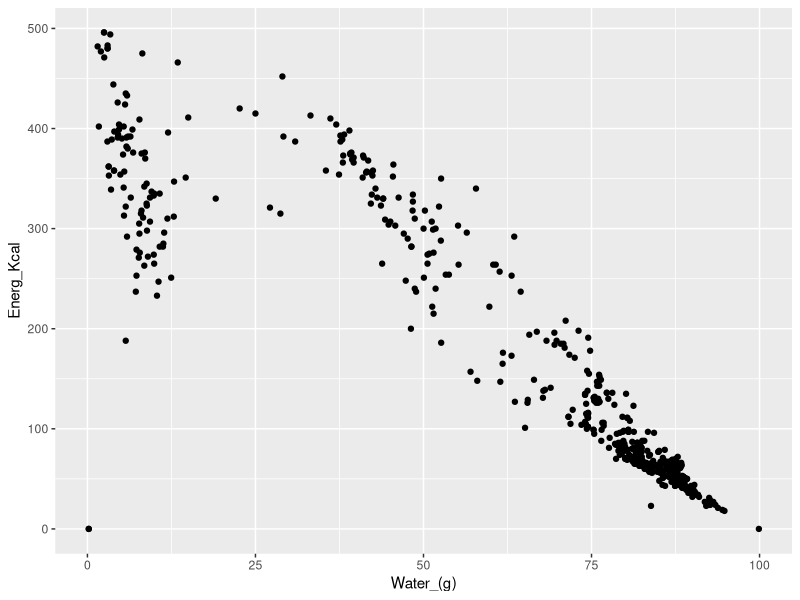
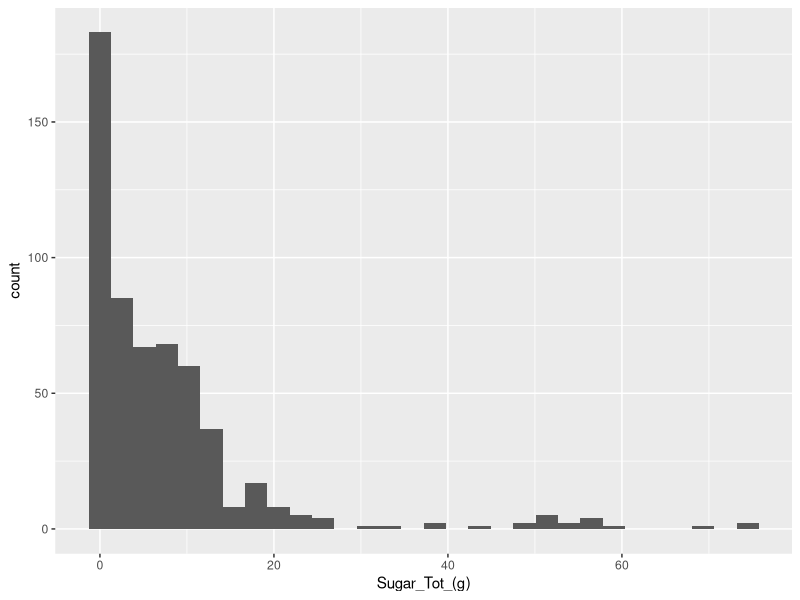

Recreate these plots in R, in order.
#1 Set the working directory for your work
setwd('D:/dataScience/greatLearning/rForDataScience/practiceAssesments')

#2 Import the dataset in the console in the .xls(x) format
library(readxl)
df.food <- read_excel('Food Nutrition-1 (1).xlsx')

#3 View the top 10 rows of the data
head(df.food,10)

#4 View the last 20 rows of the data
tail(df.food,20)

#5 summary of the data
summary(df.food)

#6 Create a vector "test" using the top 10 values of variable Protein_(mg)
test <- head(df.food$`Protein_(g)`,10)

#7 Select the top 5 rows of initial 5 variables in a matrix format
df.food[1:5,1:5]

#8 What is the class of the Sodium_(mg) variable
class(df.food$`Sodium_(mg)`)

#9 Create a new variable "EPW" by dividing Energ_Kcal with the Water; what is the dimension of the new dataset?
df.food$EPW <- df.food$Energ_Kcal/df.food$`Water_(g)`
dim(df.food)

#10 Create a subset of the dataset, where the Energ_Kcal is less than 500, what is the dimension of this new dataset?
filterd.df <- df.food[df.food$Energ_Kcal<500,]
dim(filterd.df)

#11 Create a plot between Enrg_Kcal and Water using the new subset created
library(ggplot2)
ggplot(data = filterd.df) +
  geom_point(aes(x=`Water_(g)`,y=Energ_Kcal))

#12 Plot a histogram of Sugar_tot variable using the new subset
library(ggplot2)
ggplot(data = filterd.df) +
  geom_histogram(aes(x=`Sugar_Tot_(g)`))

#13 Find the top 10 products based on following
  #1 Higher the Energy_Kcal, higher the ranking
top.10.products <- df.food[order(-df.food$Energ_Kcal),'Shrt_Desc'][1:10,]

  #2 Lower the water content, higher the ranking
lower.10.products <- df.food[order(df.food$`Water_(g)`),'Shrt_Desc'][1:10,]

#14 Create a subset of the data where product_desc contains "CHEESE" and list down the summary statistics of the subset
library(dplyr)
df.food %>% filter(grepl("CHEESE",Shrt_Desc)) %>%
  summary()
